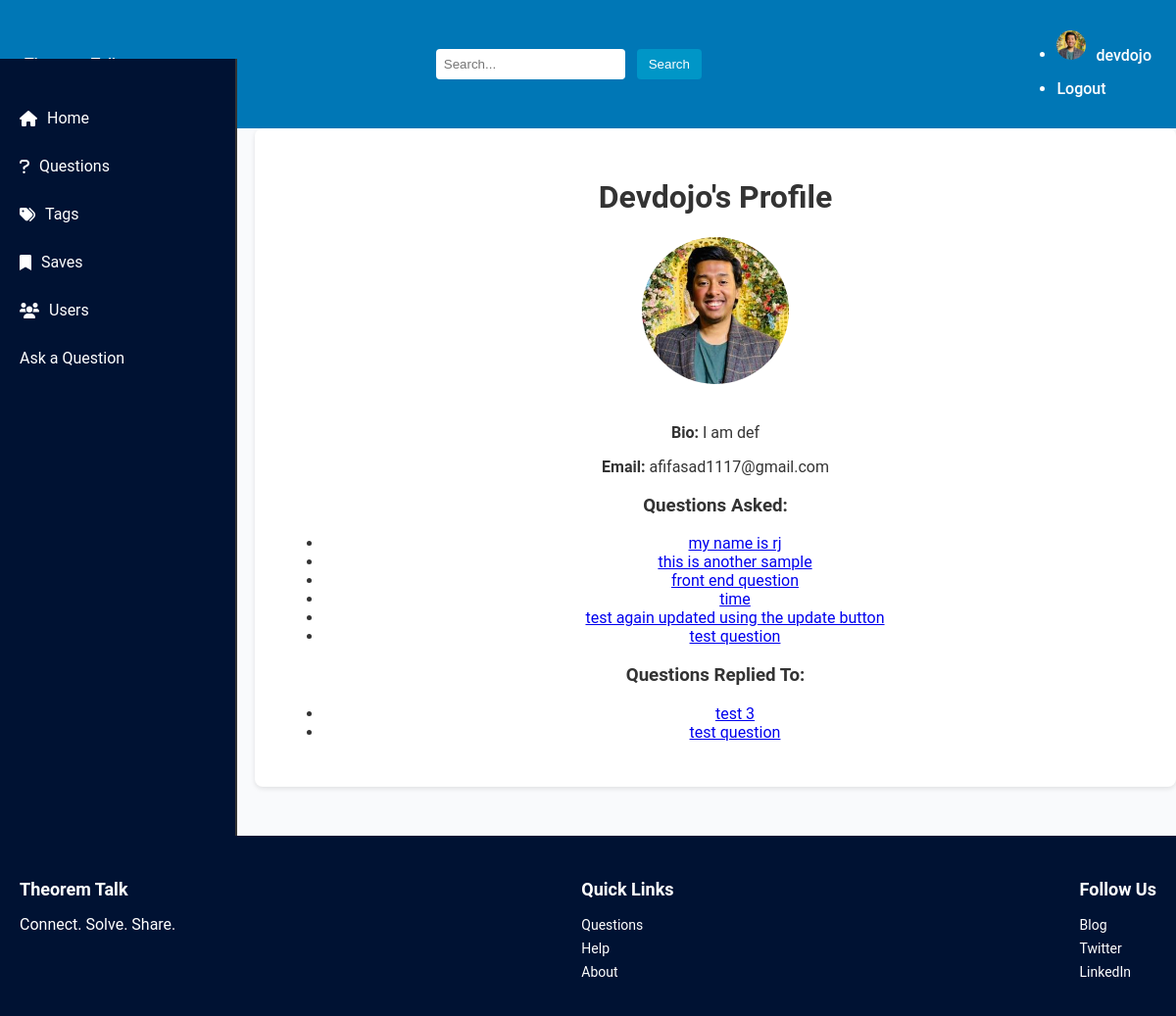
Before: /users/profile/devdojo/ (signed in) with the older database file.
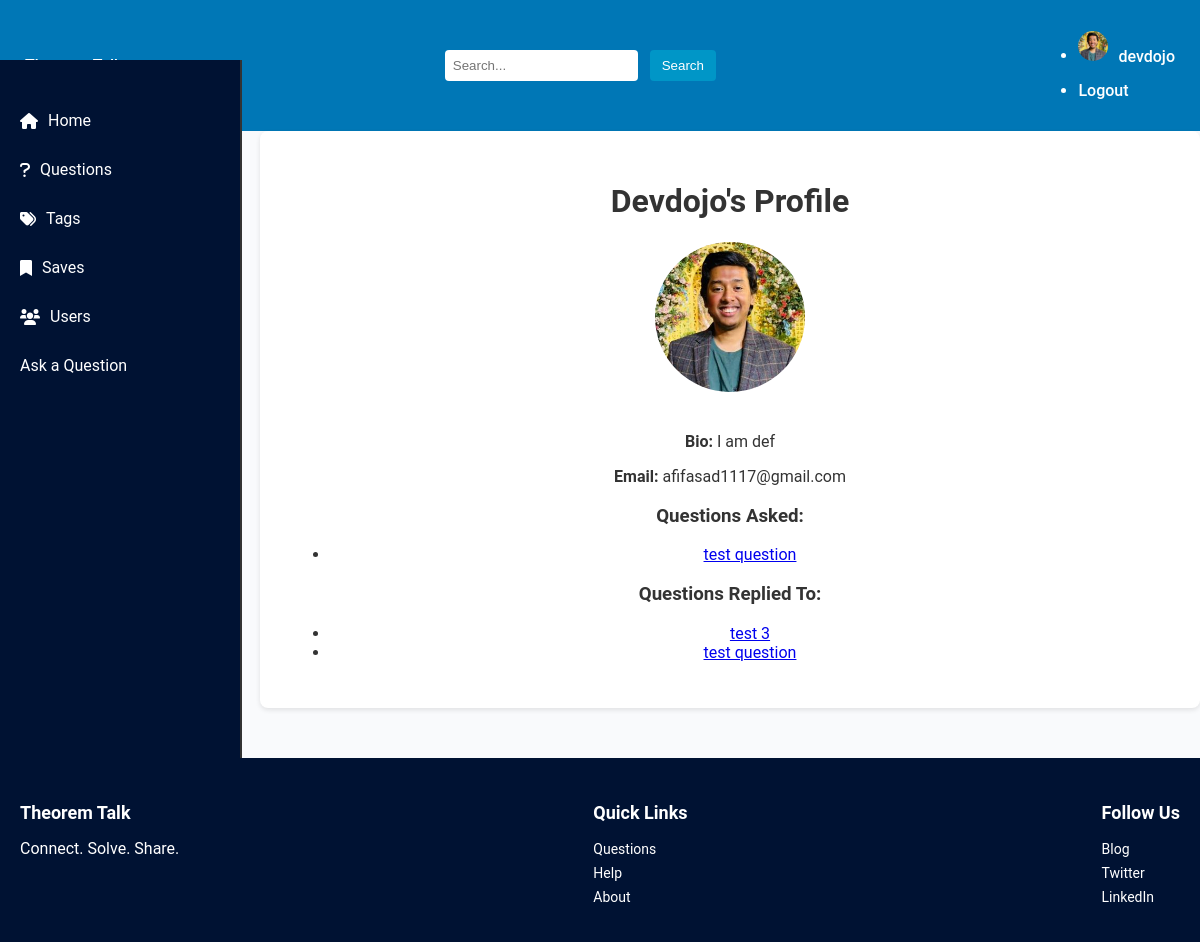
After: the same page with the newer database file.
### base/models.py (models this page shows, shortened)
class Question(models.Model):
  user = models.ForeignKey(User, on_delete=models.CASCADE)
  title = models.CharField(max_length=1000)
  content = models.TextField(null=True, blank=True)
  date_created = models.DateTimeField(default=timezone.now)
  class Meta:
    ordering = ['-date_created']

### user/views.py (the view)
# urls.py: path('profile/', user_views.profile, name = "profile"),
@login_required
@login_required
def profile(request, username):
    profile_user = get_object_or_404(User, username=username)
    user_questions = Question.objects.filter(user=profile_user)
    replied_questions = Reply.objects.filter(user=profile_user).values('question').distinct()
    replied_question_ids = [reply['question'] for reply in replied_questions]
    replied_questions = Question.objects.filter(id__in=replied_question_ids)
    return render(request, 'users/profile.html', {
        'profile_user': profile_user,
        'questions': user_questions,
        'replied_questions': replied_questions,
    })

### user/templates/users/profile.html (shortened to what this page needs)
{% extends "base.html" %}
{% block content %}
<div class="profile">
    <h1>{{ profile_user.username|title }}'s Profile</h1>
    <img src="{{ profile_user.profile.image.url }}" alt="{{ profile_user.username }}" class="profile-pic">
    <p><strong>Bio:</strong> {{ profile_user.profile.bio }}</p>
    <p><strong>Email:</strong> {{ profile_user.email }}</p>
    <h3>Questions Asked:</h3>
    {% if questions %}
    <ul>
        {% for question in questions %}
        <li>
            <a href="{% url 'base:question_detail' question.id %}">{{ question.title }}</a>
        </li>
        {% endfor %}
    </ul>
    {% else %}
    <p>This user has not asked any questions yet.</p>
    {% endif %}
    <h3>Questions Replied To:</h3>
    {% if replied_questions %}
    <ul>
        {% for question in replied_questions %}
        <li>
            <a href="{% url 'base:question_detail' question.id %}">{{ question.title }}</a>
        </li>
        {% endfor %}
    </ul>
    {% else %}
    <p>This user has not replied to any questions yet.</p>
    {% endif %}
</div>
{% endblock %}

Changed rows visible on the page:
removed Question: title "my name is rj", shown under "Questions Asked:"
removed Question: title "this is another sample", shown under "Questions Asked:"
removed Question: title "front end question", shown under "Questions Asked:"
removed Question: title "time", shown under "Questions Asked:"
removed Question: title "test again updated using the update button", shown under "Questions Asked:"
